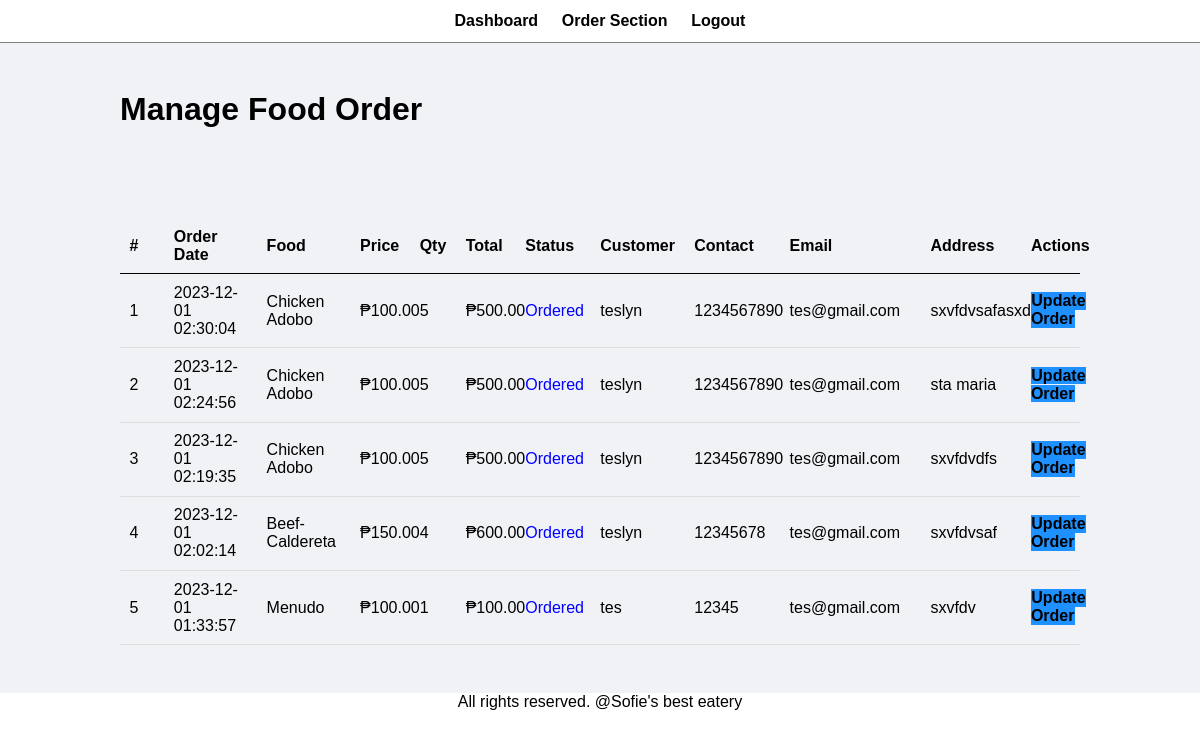
Page /admin/manage-order.php (signed in) on the committed database.
### tables this page shows
CREATE TABLE `tbl_order` (
  `id` int unsigned NOT NULL AUTO_INCREMENT,
  `food` varchar(150) NOT NULL,
  `price` decimal(10,2) NOT NULL,
  `qty` int NOT NULL,
  `total` decimal(10,2) NOT NULL,
  `order_date` datetime NOT NULL,
  `status` varchar(50) NOT NULL,
  `customer_name` varchar(150) NOT NULL,
  `customer_contact` varchar(20) NOT NULL,
  `customer_email` varchar(150) NOT NULL,
  `customer_address` varchar(255) NOT NULL,
  PRIMARY KEY (`id`)
);

### admin/manage-order.php (the view, shortened to what this page needs)
<?php include('partials/menu.php'); ?>
<div class="main-content">
    <div class="wrapper">
        <h1>Manage Food Order</h1>
                <br /><br /><br />
                <br><br>
                <table class="tbl-full">
                    <tr>
                        <th width="5%">#</th>
                        <th width="10%">Order Date</th>
                        <th width="10%">Food</th>
                        <th width="5%">Price</th>
                        <th width="5%">Qty</th>
                        <th width="6%">Total</th>
                        <th width="8%">Status</th>
                        <th width="10%">Customer</th>
                        <th width="10%">Contact</th>
                        <th width="15%">Email</th>
                        <th width="10%">Address</th>
                        <th>Actions</th>
                    </tr>
                    <?php
                        $sql = "SELECT * FROM tbl_order ORDER BY id DESC";
                        $res = mysqli_query($conn, $sql);
                        $count = mysqli_num_rows($res);
                        $sn = 1;
                        if($count>0)
                        {
                            while($row=mysqli_fetch_assoc($res))
                            {
                                $id = $row['id'];
                                $food = $row['food'];
                                $price = $row['price'];
                                $qty = $row['qty'];
                                $total = $row['total'];
                                $order_date = $row['order_date'];
                                $status = $row['status'];
                                $customer_name = $row['customer_name'];
                                $customer_contact = $row['customer_contact'];
                                $customer_email = $row['customer_email'];
                                $customer_address = $row['customer_address'];
                                ?>
                                    <tr>
                                        <td><?php echo $sn++; ?> </td>
                                        <td><?php echo $order_date; ?></td>
                                        <td><?php echo $food; ?></td>
                                        <td><?php echo '&#8369;'.$price; ?></td>
                                        <td><?php echo $qty; ?></td>
                                        <td><?php echo '&#8369;'.$total; ?></td>
                                        <td>
                                            <?php
                                                if($status=="Ordered")
                                                {
                                                    echo "<label style='color: blue;'>$status</label>";
                                                }
                                                elseif($status=="On Delivery")
                                                {
                                                    echo "<label style='color: orange;'>$status</label>";
                                                }
                                                elseif($status=="Delivered")
                                                {
                                                    echo "<label style='color: green;'><b>$status</b></label>";
                                                }
                                                elseif($status=="Cancelled")
                                                {
                                                    echo "<label style='color: red;'>$status</label>";
                                                }
                                            ?>
                                        </td>
                                        <td><?php echo $customer_name; ?></td>
                                        <td><?php echo $customer_contact; ?></td>
                                        <td><?php echo $customer_email; ?></td>
                                        <td><?php echo $customer_address; ?></td>
                                        <td>
                                            <a href="<?php echo SITEURL; ?>admin/update-order.php?id=<?php echo $id; ?>" class="btn-secondary">Update Order</a>
                                        </td>
                                    </tr>
                                <?php
                            }
                        }
                        else
                        {
                            echo "<tr><td colspan='12' class='error'>Orders not Available</td></tr>";
                        }
                    ?>
                </table>
    </div>
</div>
<?php include('partials/footer.php'); ?>

### admin/partials/menu.php (style rules this page uses)
* { margin: 0; padding: 0; font-family: Arial, Helvetica, sans-serif; }
.wrapper { padding: 1%; width: 80%; margin: 0 auto; }
.tbl-full { width: 100%; }
table { border-collapse: collapse; width: 100%; }
th, td { padding: 8px; text-align: left; border-bottom: 1px solid #ddd; }
table tr th { border-bottom: 1px solid black; padding: 1%; text-align: left; }
table tr td { padding: 1%; }
.btn-secondary { background-color: #1e90ff; padding: 1%; color: black; text-decoration: none; font-weight: bold; }
.main-content { background-color: #f1f2f6; padding: 3% 0; }

### rows in the picture
tbl_order: order_date "2023-12-01 02:30:04", food "Chicken Adobo", price "100.00", qty "5", total "500.00", status "Ordered", customer_name "teslyn", customer_contact "1234567890", customer_email "tes@gmail.com", customer_address "sxvfdvsafasxd"
tbl_order: order_date "2023-12-01 02:24:56", food "Chicken Adobo", price "100.00", qty "5", total "500.00", status "Ordered", customer_name "teslyn", customer_contact "1234567890", customer_email "tes@gmail.com", customer_address "sta maria"
tbl_order: order_date "2023-12-01 02:19:35", food "Chicken Adobo", price "100.00", qty "5", total "500.00", status "Ordered", customer_name "teslyn", customer_contact "1234567890", customer_email "tes@gmail.com", customer_address "sxvfdvdfs"
tbl_order: order_date "2023-12-01 02:02:14", food "Beef-Caldereta", price "150.00", qty "4", total "600.00", status "Ordered", customer_name "teslyn", customer_contact "12345678", customer_email "tes@gmail.com", customer_address "sxvfdvsaf"
tbl_order: order_date "2023-12-01 01:33:57", food "Menudo", price "100.00", qty "1", total "100.00", status "Ordered", customer_name "tes", customer_contact "12345", customer_email "tes@gmail.com", customer_address "sxvfdv"
